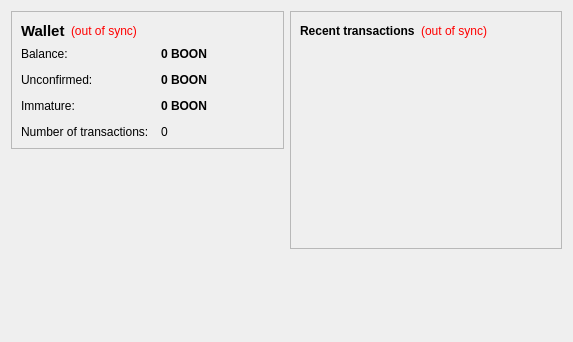
<?xml version="1.0" encoding="UTF-8"?>
<ui version="4.0">
 <class>OverviewPage</class>
 <widget class="QWidget" name="OverviewPage">
  <property name="geometry">
   <rect>
    <x>0</x>
    <y>0</y>
    <width>573</width>
    <height>342</height>
   </rect>
  </property>
  <property name="windowTitle">
   <string>Form</string>
  </property>
  <layout class="QHBoxLayout" name="horizontalLayout" stretch="1,1">
   <item>
    <layout class="QVBoxLayout" name="verticalLayout_2">
     <item>
      <widget class="QFrame" name="frame">
       <property name="frameShape">
        <enum>QFrame::StyledPanel</enum>
       </property>
       <property name="frameShadow">
        <enum>QFrame::Raised</enum>
       </property>
       <layout class="QVBoxLayout" name="verticalLayout_4">
        <item>
         <layout class="QHBoxLayout" name="horizontalLayout_4">
          <item>
           <widget class="QLabel" name="label_5">
            <property name="font">
             <font>
              <pointsize>11</pointsize>
              <weight>75</weight>
              <bold>true</bold>
             </font>
            </property>
            <property name="text">
             <string>Wallet</string>
            </property>
           </widget>
          </item>
          <item>
           <widget class="QLabel" name="labelWalletStatus">
            <property name="toolTip">
             <string>The displayed information may be out of date. Your wallet automatically synchronizes with the Booncoin network after a connection is established, but this process has not completed yet.</string>
            </property>
            <property name="styleSheet">
             <string notr="true">QLabel { color: red; }</string>
            </property>
            <property name="text">
             <string notr="true">(out of sync)</string>
            </property>
            <property name="alignment">
             <set>Qt::AlignLeading|Qt::AlignLeft|Qt::AlignVCenter</set>
            </property>
           </widget>
          </item>
          <item>
           <spacer name="horizontalSpacer_2">
            <property name="orientation">
             <enum>Qt::Horizontal</enum>
            </property>
            <property name="sizeHint" stdset="0">
             <size>
              <width>40</width>
              <height>20</height>
             </size>
            </property>
           </spacer>
          </item>
         </layout>
        </item>
        <item>
         <layout class="QFormLayout" name="formLayout_2">
          <property name="fieldGrowthPolicy">
           <enum>QFormLayout::AllNonFixedFieldsGrow</enum>
          </property>
          <property name="horizontalSpacing">
           <number>12</number>
          </property>
          <property name="verticalSpacing">
           <number>12</number>
          </property>
          <item row="0" column="0">
           <widget class="QLabel" name="label">
            <property name="text">
             <string>Balance:</string>
            </property>
           </widget>
          </item>
          <item row="0" column="1">
           <widget class="QLabel" name="labelBalance">
            <property name="font">
             <font>
              <weight>75</weight>
              <bold>true</bold>
             </font>
            </property>
            <property name="cursor">
             <cursorShape>IBeamCursor</cursorShape>
            </property>
            <property name="toolTip">
             <string>Your current balance</string>
            </property>
            <property name="text">
             <string notr="true">0 BOON</string>
            </property>
            <property name="textInteractionFlags">
             <set>Qt::LinksAccessibleByMouse|Qt::TextSelectableByKeyboard|Qt::TextSelectableByMouse</set>
            </property>
           </widget>
          </item>
          <item row="1" column="0">
           <widget class="QLabel" name="label_3">
            <property name="text">
             <string>Unconfirmed:</string>
            </property>
           </widget>
          </item>
          <item row="1" column="1">
           <widget class="QLabel" name="labelUnconfirmed">
            <property name="font">
             <font>
              <weight>75</weight>
              <bold>true</bold>
             </font>
            </property>
            <property name="cursor">
             <cursorShape>IBeamCursor</cursorShape>
            </property>
            <property name="toolTip">
             <string>Total of transactions that have yet to be confirmed, and do not yet count toward the current balance</string>
            </property>
            <property name="text">
             <string notr="true">0 BOON</string>
            </property>
            <property name="textInteractionFlags">
             <set>Qt::LinksAccessibleByMouse|Qt::TextSelectableByKeyboard|Qt::TextSelectableByMouse</set>
            </property>
           </widget>
          </item>
          <item row="3" column="0">
           <widget class="QLabel" name="label_2">
            <property name="text">
             <string>Number of transactions:</string>
            </property>
           </widget>
          </item>
          <item row="3" column="1">
           <widget class="QLabel" name="labelNumTransactions">
            <property name="toolTip">
             <string>Total number of transactions in wallet</string>
            </property>
            <property name="text">
             <string notr="true">0</string>
            </property>
           </widget>
          </item>
          <item row="2" column="0">
           <widget class="QLabel" name="labelImmatureText">
            <property name="text">
             <string>Immature:</string>
            </property>
           </widget>
          </item>
          <item row="2" column="1">
           <widget class="QLabel" name="labelImmature">
            <property name="font">
             <font>
              <weight>75</weight>
              <bold>true</bold>
             </font>
            </property>
            <property name="toolTip">
             <string>Mined balance that has not yet matured</string>
            </property>
            <property name="text">
             <string notr="true">0 BOON</string>
            </property>
            <property name="textInteractionFlags">
             <set>Qt::LinksAccessibleByMouse|Qt::TextSelectableByKeyboard|Qt::TextSelectableByMouse</set>
            </property>
           </widget>
          </item>
         </layout>
        </item>
       </layout>
      </widget>
     </item>
     <item>
      <spacer name="verticalSpacer">
       <property name="orientation">
        <enum>Qt::Vertical</enum>
       </property>
       <property name="sizeHint" stdset="0">
        <size>
         <width>20</width>
         <height>40</height>
        </size>
       </property>
      </spacer>
     </item>
    </layout>
   </item>
   <item>
    <layout class="QVBoxLayout" name="verticalLayout_3">
     <item>
      <widget class="QFrame" name="frame_2">
       <property name="frameShape">
        <enum>QFrame::StyledPanel</enum>
       </property>
       <property name="frameShadow">
        <enum>QFrame::Raised</enum>
       </property>
       <layout class="QVBoxLayout" name="verticalLayout">
        <item>
         <layout class="QHBoxLayout" name="horizontalLayout_2">
          <item>
           <widget class="QLabel" name="label_4">
            <property name="text">
             <string>&lt;b&gt;Recent transactions&lt;/b&gt;</string>
            </property>
           </widget>
          </item>
          <item>
           <widget class="QLabel" name="labelTransactionsStatus">
            <property name="toolTip">
             <string>The displayed information may be out of date. Your wallet automatically synchronizes with the Booncoin network after a connection is established, but this process has not completed yet.</string>
            </property>
            <property name="styleSheet">
             <string notr="true">QLabel { color: red; }</string>
            </property>
            <property name="text">
             <string notr="true">(out of sync)</string>
            </property>
            <property name="alignment">
             <set>Qt::AlignRight|Qt::AlignTrailing|Qt::AlignVCenter</set>
            </property>
           </widget>
          </item>
          <item>
           <spacer name="horizontalSpacer">
            <property name="orientation">
             <enum>Qt::Horizontal</enum>
            </property>
            <property name="sizeHint" stdset="0">
             <size>
              <width>40</width>
              <height>20</height>
             </size>
            </property>
           </spacer>
          </item>
         </layout>
        </item>
        <item>
         <widget class="QListView" name="listTransactions">
          <property name="styleSheet">
           <string notr="true">QListView { background: transparent; }</string>
          </property>
          <property name="frameShape">
           <enum>QFrame::NoFrame</enum>
          </property>
          <property name="verticalScrollBarPolicy">
           <enum>Qt::ScrollBarAlwaysOff</enum>
          </property>
          <property name="horizontalScrollBarPolicy">
           <enum>Qt::ScrollBarAlwaysOff</enum>
          </property>
          <property name="selectionMode">
           <enum>QAbstractItemView::NoSelection</enum>
          </property>
         </widget>
        </item>
       </layout>
      </widget>
     </item>
     <item>
      <spacer name="verticalSpacer_2">
       <property name="orientation">
        <enum>Qt::Vertical</enum>
       </property>
       <property name="sizeHint" stdset="0">
        <size>
         <width>20</width>
         <height>40</height>
        </size>
       </property>
      </spacer>
     </item>
    </layout>
   </item>
  </layout>
 </widget>
 <resources/>
 <connections/>
</ui>
